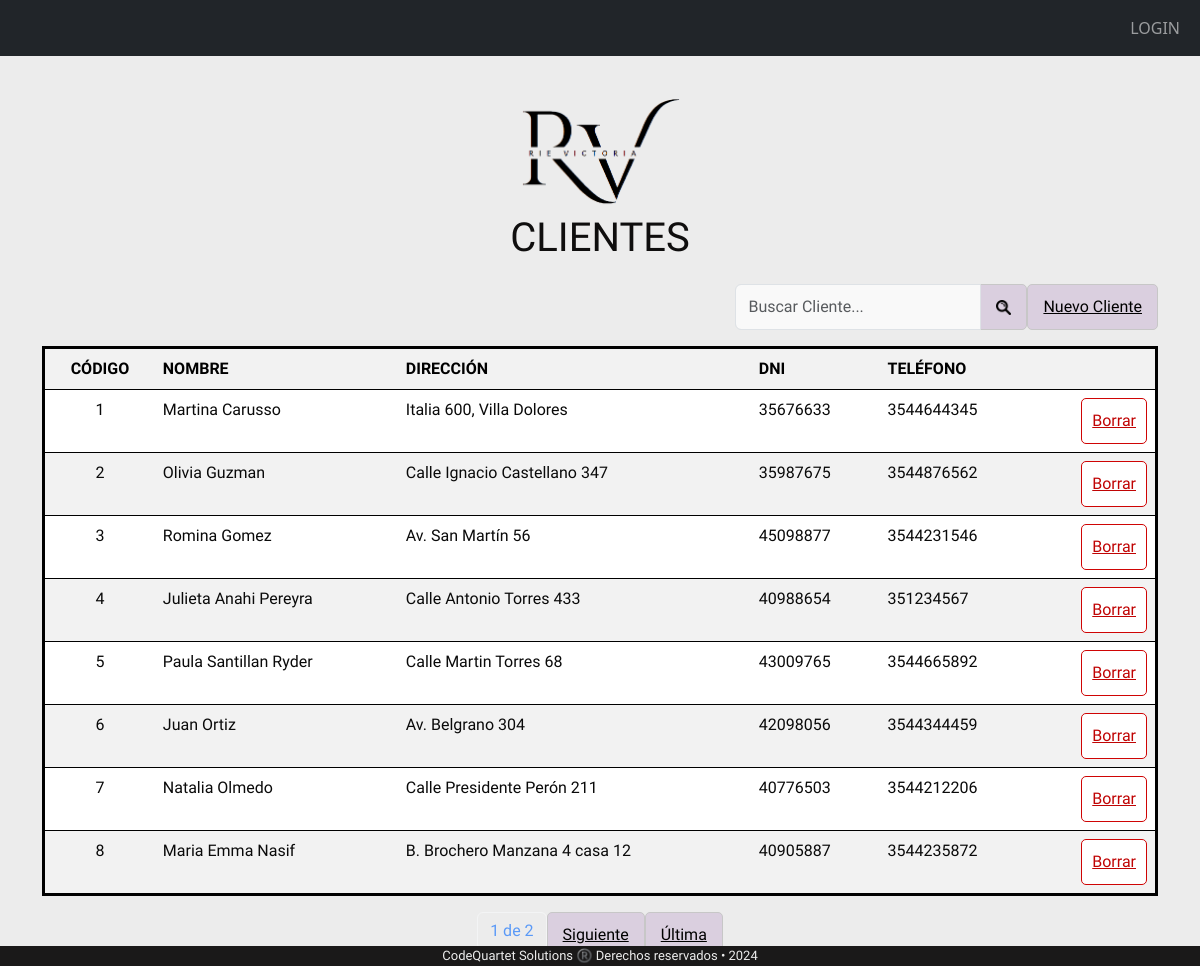
Screenshot of /tablaclientes/ with the database file from the repository.
### appRieVictoria/models.py (models this page shows, shortened)
class Clientes (models.Model):
    nombre = models.CharField(max_length=100, help_text= '')
    direccion = models.CharField(max_length=100, help_text='')
    DNI = models.PositiveBigIntegerField(help_text='')
    telefono = models.PositiveBigIntegerField(help_text='')
    empleados = models.ManyToManyField("Empleados" ,related_name='clientes_relacionados', through="Ventas")

### appRieVictoria/views.py (the view)
class tablaClientes(ListView):
    model = Clientes
    template_name = 'tablaClientes.html'
    context_object_name = 'Clientes'
    paginate_by = 8
    def get_queryset(self):
        query = self.request.GET.get('q', '')
        clientes = Clientes.objects.filter(nombre__icontains=query)
        return clientes
    def get_context_data(self, **kwargs):
        context = super().get_context_data(**kwargs)
        query = self.request.GET.get('q', '')
        context['query'] = query
        return context

### proyectoRieVictoria/templates/tablaclientes.html (shortened to what this page needs)
{% extends "base.html" %}
{% block content %}
<div class= "letra">
<div class="nombreTablas">
    <div class="imagen-centrada">
        <img src="/static/img/RV3.png" alt="Imagen">
    </div>
    <p >CLIENTES</p>
</div>
<div class="row">
    <div class="col d-flex justify-content-end  mb-3">
        <form method="GET">
            <div class="input-group">
                <input type="text" class="form-control inputApagado " name="q" value="{{ query }}" placeholder="Buscar Cliente...">
                <button class="btn-customlupa" class="btn-customlupa:hover"
                 type="submit"><img src="/static/img/search.png"  alt="Lupa de búsqueda" width="15" height="15" ></button>
            </div>
        </form>
    <a class="btn-customlupa" class="btn-customlupa:hover"href="/clientes/ClientesNuevo{{ p.id}}">Nuevo Cliente</a></td>
    </div>
</div>
<table style="border-style: solid; border-color: black;" class="table table-striped">
            <tr>
                <th class="centrado">CÓDIGO</th>
                <th>NOMBRE</th>
                <th>DIRECCIÓN</th>
                <th>DNI</th>
                <th>TELÉFONO</th>
                <th></th>
            </tr>
            {% for p in Clientes %}
            <tr onclick="window.location='/clientes/ClientesModif/{{ p.id }}/'">
                <td class="centrado"><a>{{ p.id }}</a></td>
                <td>{{ p.nombre }}</td>
                <td>{{ p.direccion }}</td>
                <td>{{ p.DNI}}</td>
                <td>{{ p.telefono }}</td>
                <td>
                    <div class="d-flex justify-content-end">
                        <a class="btn-customborr" class="btn-customborr:hover" href="/clientes/ClientesBorrar/{{ p.id }}">Borrar</a>
                    </div>
                </td>
            </tr>
            {% endfor %}
    </table>
    <div class="pagination justify-content-center">
        <span class="current-page btn btn-outline-light disabled text-primary mb-3">
            {{ page_obj.number }} de {{ page_obj.paginator.num_pages }}
        </span>
        {% if page_obj.has_next %}
            <a class="btn-customlupa" class="btn-customlupa:hover" href="?page={{ page_obj.next_page_number }}">
                Siguiente
            </a>
            <a class="btn-customlupa" class="btn-customlupa:hover" href="?page={{ page_obj.paginator.num_pages }}">
                Última
            </a>
        {% endif %}
    </div>
      </div>
{% endblock %}

### proyectoRieVictoria/static/estilos.css (style rules this page uses)
body { background-color: rgb(236, 236, 236); position: relative; }
.nombreTablas { font-family: "Gotu", sans-serif; text-align: center; font-size: 40px; margin-top: 40px; color: rgb(15, 14, 14); }
.centrado { text-align: center; color: rgb(10, 10, 10); }
.inputApagado { background-color: RGBA(255,255,255,0.7); }
.table { color: rgb(10, 10, 10) !important; }
.table td { color: rgb(10, 10, 10) !important; }
.btn-customlupa { font-family: "Gotu", sans-serif; background-color: #dacfdf; color: #000000; border: 10px; border: 1px solid rgb(199, 199, 199); border-radius: 5px; padding: 10px 15px; font-size: 16px; cursor: pointer; transition: background-color 0.3s ease; }
.btn-customborr { font-family: "Gotu", sans-serif; background-color: #ffffff;; color: #c00404; border: 10px; border: 1px solid rgb(207, 4, 4); border-radius: 5px; padding: 10px 10px; font-size: 16px; cursor: pointer; transition: background-color 0.3s ease; }
.imagen-centrada { text-align: center ; }
.imagen-centrada img { width: 15%; display: block; margin: 0 auto; }
.letra { font-family: "Gotu", sans-serif; font-size: 16px; }

### rows the page displays
Clientes: id "1", nombre "Martina Carusso", direccion "Italia 600, Villa Dolores", DNI "35676633", telefono "3544644345"
Clientes: id "2", nombre "Olivia Guzman", direccion "Calle Ignacio Castellano 347", DNI "35987675", telefono "3544876562"
Clientes: id "3", nombre "Romina Gomez", direccion "Av. San Martín 56", DNI "45098877", telefono "3544231546"
Clientes: id "4", nombre "Julieta Anahi Pereyra", direccion "Calle Antonio Torres 433", DNI "40988654", telefono "351234567"
Clientes: id "5", nombre "Paula Santillan Ryder", direccion "Calle Martin Torres 68", DNI "43009765", telefono "3544665892"
Clientes: id "6", nombre "Juan Ortiz", direccion "Av. Belgrano 304", DNI "42098056", telefono "3544344459"
Clientes: id "7", nombre "Natalia Olmedo", direccion "Calle Presidente Perón 211", DNI "40776503", telefono "3544212206"
Clientes: id "8", nombre "Maria Emma Nasif", direccion "B. Brochero Manzana 4 casa 12", DNI "40905887", telefono "3544235872"

### other values shown
{{ page_obj.number }} "1"
{{ page_obj.paginator.num_pages }} "2"
